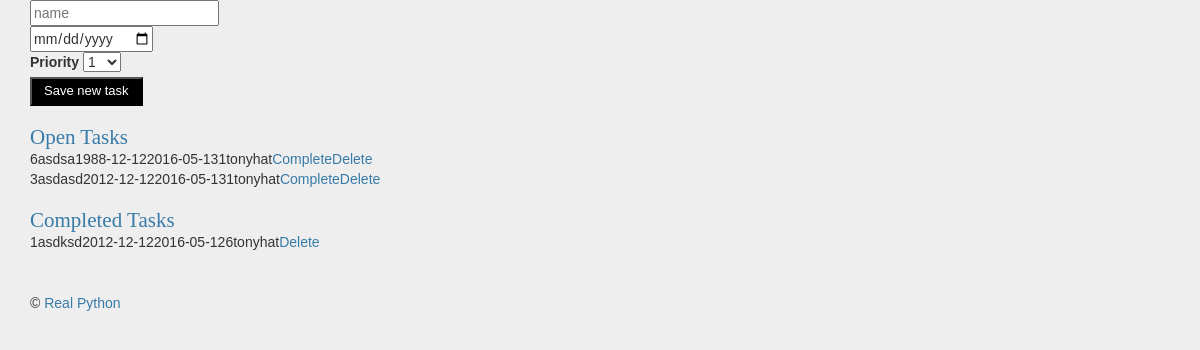
Screenshot of /tasks/ (signed in) with the database file from the repository.
### models.py (models this page shows, shortened)
class Task(db.Model):
    __tablename__ = "tasks"
    task_id = db.Column(db.Integer, primary_key=True)
    name = db.Column(db.String, nullable=False)
    due_date = db.Column(db.Date, nullable=False)
    priority = db.Column(db.Integer, nullable=False)
    posted_date = db.Column(db.Date, default=datetime.datetime.utcnow())
    status = db.Column(db.Integer)
    user_id = db.Column(db.Integer, db.ForeignKey('users.id'))

class User(db.Model):
    __tablename__ = "users"
    id = db.Column(db.Integer, primary_key=True)
    name = db.Column(db.String, unique=True, nullable=False)
    email = db.Column(db.String, unique=True, nullable=False)
    password = db.Column(db.String, nullable=False)
    tasks = db.relationship('Task', backref='poster')
    role = db.Column(db.String, default='user')

### views.py (the view)
@app.route('/tasks/')
@login_required
def tasks():
    return render_template(
        'tasks.html',
        form=AddTaskForm(request.form),
        open_tasks=open_tasks(),
        closed_tasks=closed_tasks()
    )

### forms.py
class AddTaskForm(Form):
    task_id = IntegerField()
    name = StringField('Task Name', validators=[InputRequired()])
    due_date = DateField(
        'Date Due (mm/dd/yyy)',
        validators=[InputRequired()],
        format='%m/%d/%Y'
    )
    priority = SelectField(
        'Priority',
        validators=[InputRequired()],
        choices=[
            ('1', '1'),
            ('2', '2'),
            ('3', '3'),
            ('4', '4'),
            ('5', '5'),
            ('6', '6'),
            ('7', '7'),
            ('8', '8'),
            ('9', '9'),
            ('10', '10')
        ]
    )
    status = IntegerField('Status')

### views.py (called while the page is built)
def login_required(test):
    @wraps(test)
    def wrap(*args, **kwargs):
        if 'logged_in' in session:
            return test(*args, **kwargs)
        else:
            flash('You need to login first')
            return redirect(url_for('login'))
    return wrap

def open_tasks():
    return db.session.query(Task) \
        .filter_by(status='1').order_by(Task.due_date.asc())

def closed_tasks():
    return db.session.query(Task) \
        .filter_by(status='0').order_by(Task.due_date.asc())

### templates/tasks.html (shortened to what this page needs)
{% extends "_base.html" %}
{% block content %}
<form action="{{ url_for('new_task') }}" method="POST">
    {{ form.name(placeholder="name") }}
    <br>
    {{ form.due_date(placeholder="due date (mm/dd/yyyy)") }}
    <br>
    {{ form.priority.label }}
    {{ form.priority }}
    <br>
    <input class="button" type="submit" value="Save new task">
</form>
<br>
<h2>Open Tasks</h2>
{% for task in open_tasks %}
    <table>
        <tr>
            <td>{{ task.task_id }}</td>
            <td>{{ task.name }}</td>
            <td>{{ task.due_date }}</td>
            <td>{{ task.posted_date }}</td>
            <td>{{ task.priority }}</td>
            <td>{{ task.poster.name }}</td>
            <td><a href="{{url_for('complete_task', task_id=task.task_id)}}">Complete</a></td>
            <td><a href="{{url_for('delete_task', task_id=task.task_id)}}">Delete</a></td>
        </tr>
    </table>
{% endfor %}
<br>
<h2>Completed Tasks</h2>
{% for task in closed_tasks %}
    <table>
        <tr>
            <td>{{ task.task_id }}</td>
            <td>{{ task.name }}</td>
            <td>{{ task.due_date }}</td>
            <td>{{ task.posted_date }}</td>
            <td>{{ task.priority }}</td>
            <td>{{ task.poster.name }}</td>
            <td><a href="{{url_for('delete_task', task_id=task.task_id)}}">Delete</a></td>
        </tr>
    </table>
{% endfor %}
{% endblock %}

### templates/_base.html (shortened to what this page needs)
<!DOCTYPE html>
<html lang="en">
<head>
    <link rel="stylesheet" href="{{url_for('static', filename='css/bootstrap.min.css')}}">
    <link rel="stylesheet" href="{{ url_for('static', filename='css/main.css') }}">
</head>
<body>
    <div class="container">
        <div class="content">
            {% block content%}
            {% endblock %}
        </div>
        <div class="footer">
            <hr>
            <p>&copy; <a href="https://www.realpython.com">Real Python</a></p>
        </div>
    </div>
</body>
</html>

### static/css/main.css (style rules this page uses)
body { font-family: sans-serif; background: #eee; }
a, h1, h2 { color: #377BA8; }
h1, h2 { font-family: 'Georgia', serif; margin: 0; }
h2 { font-size: 1.5em; }
.button { background-color:#000; display:inline-block; color:#ffffff; font-size:13px; padding:3px 12px; margin: 0; text-decoration:none; position:relative; }

### rows the page displays
Task: task_id "6", name "asdsa", due_date "1988-12-12", posted_date "2016-05-13", priority "1", poster.name "tonyhat"
Task: task_id "3", name "asdasd", due_date "2012-12-12", posted_date "2016-05-13", priority "1", poster.name "tonyhat"
Task: task_id "1", name "asdksd", due_date "2012-12-12", posted_date "2016-05-12", priority "6", poster.name "tonyhat"
